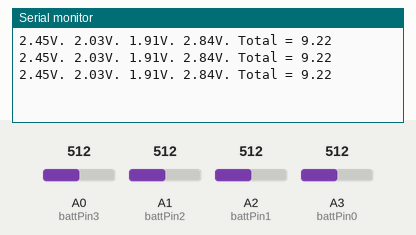
Simulated run of this sketch. Board: Arduino Uno, built with avr-gcc and run on an emulated ATmega328P. Shown: the last lines printed to the serial monitor. Inputs (shaded band) come from the test bench; at power-on: A0 (battPin3) = 512, A1 (battPin2) = 512, A2 (battPin1) = 512, A3 (battPin0) = 512.

Above: at 1.2 s.
1.3 s: A0 (battPin3) set to 716
At 2.0 s:
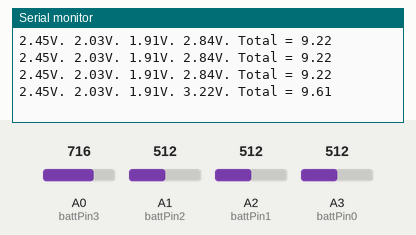
2.8 s: A1 (battPin2) set to 716
At 3.5 s:
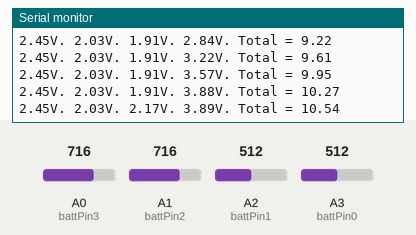
4.3 s: A2 (battPin1) set to 716
At 5.0 s:
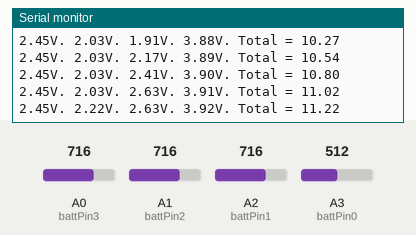
5.8 s: A3 (battPin0) set to 716
At 6.5 s:
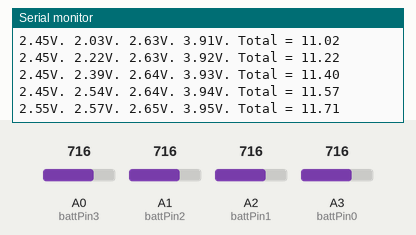
7.3 s: A0 (battPin3) set to 992
At 8.0 s:
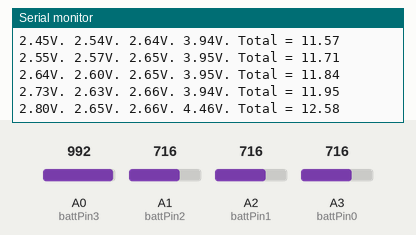
8.8 s: A1 (battPin2) set to 992
At 9.5 s:
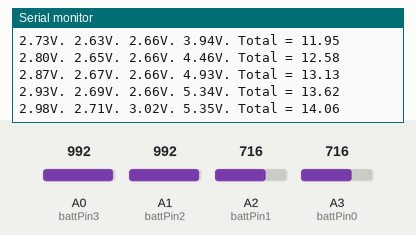
Timing chart, 0 to 11.3 s (numbered marks = the images above; inputs shaded):
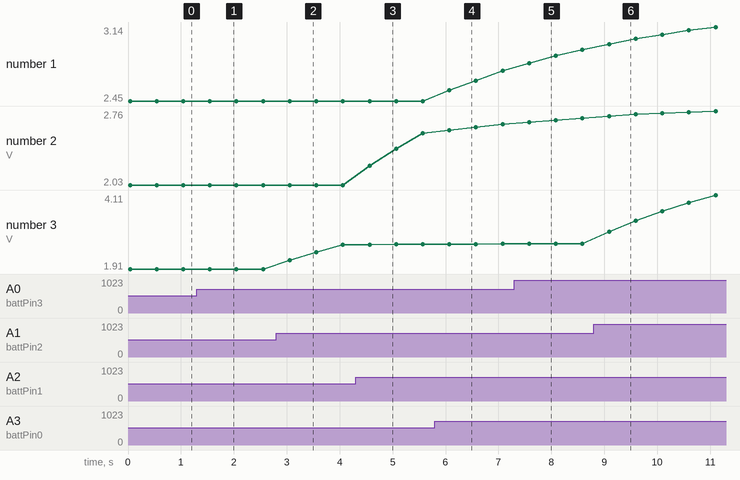

The sketch:

someCode.ino
```cpp
#define battPin0 A3    // select the input pins for the batteries
#define battPin1 A2
#define battPin2 A1
#define battPin3 A0

float battWeighting = 0.1; // define a weighting to apply to our exponential moving average calculation for battery

int abattValue0 = 0; // variable to store average value (exponential moving average) calculation
int abattValue1 = 0;
int abattValue2 = 0;
int abattValue3 = 0;

float Cell1 = 0.00; // variable to store actual cell voltages
float Cell2 = 0.00;
float Cell3 = 0.00;
float Cell4 = 0.00;

float adcVolt = 0.0048680351906158 ; // one point on the ADC equals this many volts

void setup() {
  Serial.begin(115200);

  // Read the battery voltage values and set up the averaging
  // require 50 reads to initialise correct ewv.
  for (int i=0; i<50; i++){
    getBattVolts();
  }
}

void loop() {
  // basic get and show voltages
  getBattVolts();
  showBattVolts();
  delay(500);
}

void getBattVolts() {
  // read the value from the sensor:
  abattValue0 = (analogRead(battPin0) * battWeighting) + (abattValue0 * (1-battWeighting));
  abattValue1 = (analogRead(battPin1) * battWeighting) + (abattValue1 * (1-battWeighting));
  abattValue2 = (analogRead(battPin2) * battWeighting) + (abattValue2 * (1-battWeighting));
  abattValue3 = (analogRead(battPin3) * battWeighting) + (abattValue3 * (1-battWeighting));
  // convert these values to cell voltages
  Cell1 = (adcVolt * abattValue0 * 1) ;
  Cell2 = (adcVolt * abattValue1 * 1.8298)-Cell1;
  Cell3 = (adcVolt * abattValue2 * 2.6078)-Cell2-Cell1;
  Cell4 = (adcVolt * abattValue3 * 3.7659)-Cell3-Cell2-Cell1;
}

void showBattVolts() {
  Serial.print (Cell1);
  Serial.print ("V. " );
  Serial.print (Cell2);
  Serial.print ("V. ");
  Serial.print (Cell3);
  Serial.print ("V. ");
  Serial.print (Cell4);
  Serial.print ("V. Total = " );
  Serial.println (Cell1+Cell2+Cell3+Cell4);
}
```

Measured:
- after the input at 1.3 s, the serial monitor: prints a new line after 0.25 s (image 1)
- after the input at 2.8 s, the serial monitor: prints a new line after 0.26 s (image 2)
- after the input at 4.3 s, the serial monitor: prints a new line after 0.26 s (image 3)
- after the input at 5.8 s, the serial monitor: prints a new line after 0.27 s (image 4)
- after the input at 7.3 s, the serial monitor: prints a new line after 0.28 s (image 5)
- after the input at 8.8 s, the serial monitor: prints a new line after 0.29 s (image 6)
- plotted number 1: 2.45 → 2.73 after the input at 5.8 s
- plotted number 2: 2.03 → 2.54 after the input at 4.3 s
